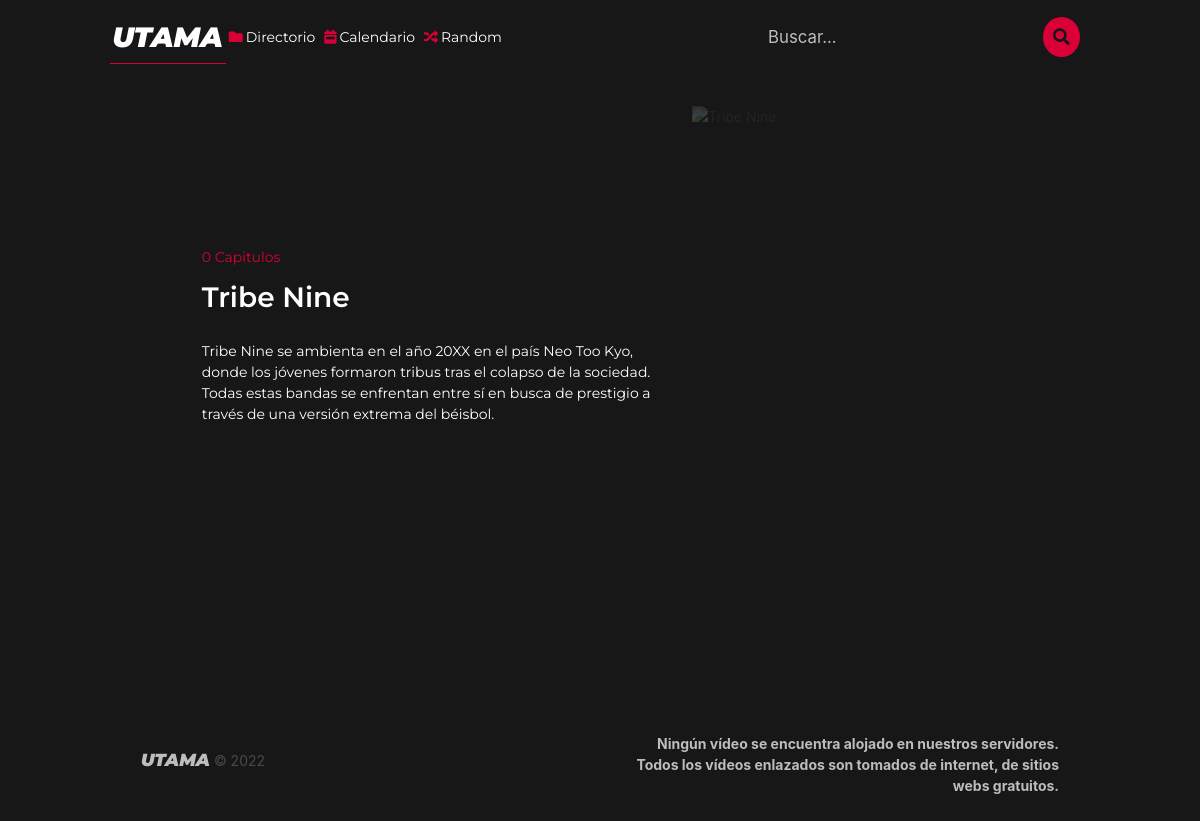
Screenshot of /anime/8/Tribe Nine with the database file from the repository.
### animefly/utama/models.py (models this page shows, shortened)
class Anime(models.Model):
    id = models.AutoField(primary_key=True)
    title = models.CharField(max_length=100)
    titleEn = models.CharField(max_length=100)
    titleEs = models.CharField(max_length=100)
    description = models.TextField()
    tipo = models.CharField(max_length=50)
    status = models.CharField(max_length=50)
    release = models.DateField()
    rating = models.CharField(max_length=50)
    coverFilename = models.UUIDField(default=str(uuid4().hex), editable=False, unique=True)
    cover = models.ImageField(upload_to=UploadToPathAndRename('media/cover'))
    backgroundFilename = models.UUIDField(default=str(uuid4().hex), editable=False, unique=True)
    background = models.ImageField(upload_to=UploadToPathAndRename('media/background'))
    renderFilename = models.UUIDField(default=str(uuid4().hex), editable=False, unique=True)
    render = models.ImageField(upload_to=UploadToPathAndRename('media/render'))

### animefly/utama/views.py (the view)
# urls.py: path('anime/<int:id>/<str:nombre>', views.anime, name='anime'),
def anime(request, id, nombre=None):
    anime = Anime.objects.get(id=id)
    episodios = Episode.objects.filter(anime_id=id).order_by('-id')
    count_episodes = Episode.objects.filter(anime_id=id).count()
    return render(request, 'utama/anime.html', {'anime': anime, 'capitulos': episodios, 'count': count_episodes})

### templates/utama/anime.html (shortened to what this page needs)
{% extends 'utama/layout.html' %}
{% block content %}
<section class="section">
    <div class="container">
        <div class="columns is-multiline is-mobile is-justify-content-center" style="justify-content: center;">
            <div class="column is-6-desktop is-12-mobile" style="display:flex;z-index: 3;">
                <div class="info-container has-text-left" style="width: 100%;">
                    <div class="episode-count block">
                        {% if anime.tipo == 'Película' %}
                            <span style="color: var(--main-primary-color); font-family: Montserrat;"> Pelicula </span>
                        {% elif count == 1 %}
                            <span style="color: var(--main-primary-color); font-family: Montserrat;"> {{ count }} Capitulo</span>
                        {% else %}
                            <span style="color: var(--main-primary-color); font-family: Montserrat;"> {{ count }} Capitulos</span>
                        {% endif %}
                    </div>
                    <div style="width: 100%;" class="block">
                        <h1 class="title" style="color: var(--main-text-color-hover); font-family: Montserrat; font-style: normal;">{{anime.title}}</h1>
                    </div>
                    <div class="description-container block">
                        <p class="text description" style="color:var(--main-text-color-hover); font-family: Montserrat;">
                            {{anime.description}}
                        </p>
                    </div>
                </div>
            </div>
            <div class="column is-4 is-hidden-mobile is-flex-direction-column">
                <div class="image-cover is-hidden-mobile">
                    <figure class="image is-2by3 is-2by4-mobile">
                        <img style="width: auto;" src="{% url 'render' filename=anime.renderFilename %}" alt="{{anime.title}}">
                    </figure>
                </div>
            </div>
        </div>
    </div>
</section>
<section class="section">
</section>
{% endblock content %}

### static/utama/css/style.css (style rules this page uses)
:root { --main-bg-color:#171717; --seondary-bg-color:#444444; --main-text-color: #bdbdbd; --main-text-color-hover: #FFF; --main-primary-color: #da0037; }
img { height:100%; width:auto; }
html { background-color: var(--main-bg-color); color: var(--main-text-color); font-family: 'Roboto', sans-serif; font-size: 14px; line-height: 1.5; margin: 0; padding: 0; }
.image-cover { background-size: cover; background-position: center; background-repeat: no-repeat; }
.image-cover::before { content: ""; z-index: 2; position: absolute; top: 0; left: 0; right: 0; bottom: 0; }
.image-cover:after { content: ""; z-index: 2; position: absolute; top: 0; left: 0; right: 0; bottom: 0; background: var(--main-bg-color); background: -moz-linear-gradient(0deg,var(--main-bg-color) 0,rgba(23,23,23,.4) 25%,rgba(23,23,23,0) 50%,rgba(23,23,23,0) 75%,var(--main-bg-color) 100%); background: -webkit-linear-gradient(0deg,var(--main-bg-color) 0,rgba(23,23,23,.4) 25%,rgba(23,23,23,0) 50%,rgba(23,23,23,0) 75%,var(--main-bg-color) 100%); background: linear-gradient(0deg,var(--main-bg-color) 0,rgba(23,23,23,.4) 20%,rgba(23,23,23,0) 40%,rgba(23,23,23,0) 80%,var(--main-bg-color) 100%); }
.info-container { display: flex; justify-content: center; flex-direction: column; }

### rows the page displays
Anime: title "Tribe Nine", description "Tribe Nine se ambienta en el año 20XX en el país Neo Too Kyo, donde los jóvenes formaron tribus tras el colapso de la sociedad. Todas estas bandas se enfrentan entre sí en busca de prestigio a través de una versión extrema del béisbol."

### other values shown
{{ count }} "0"
